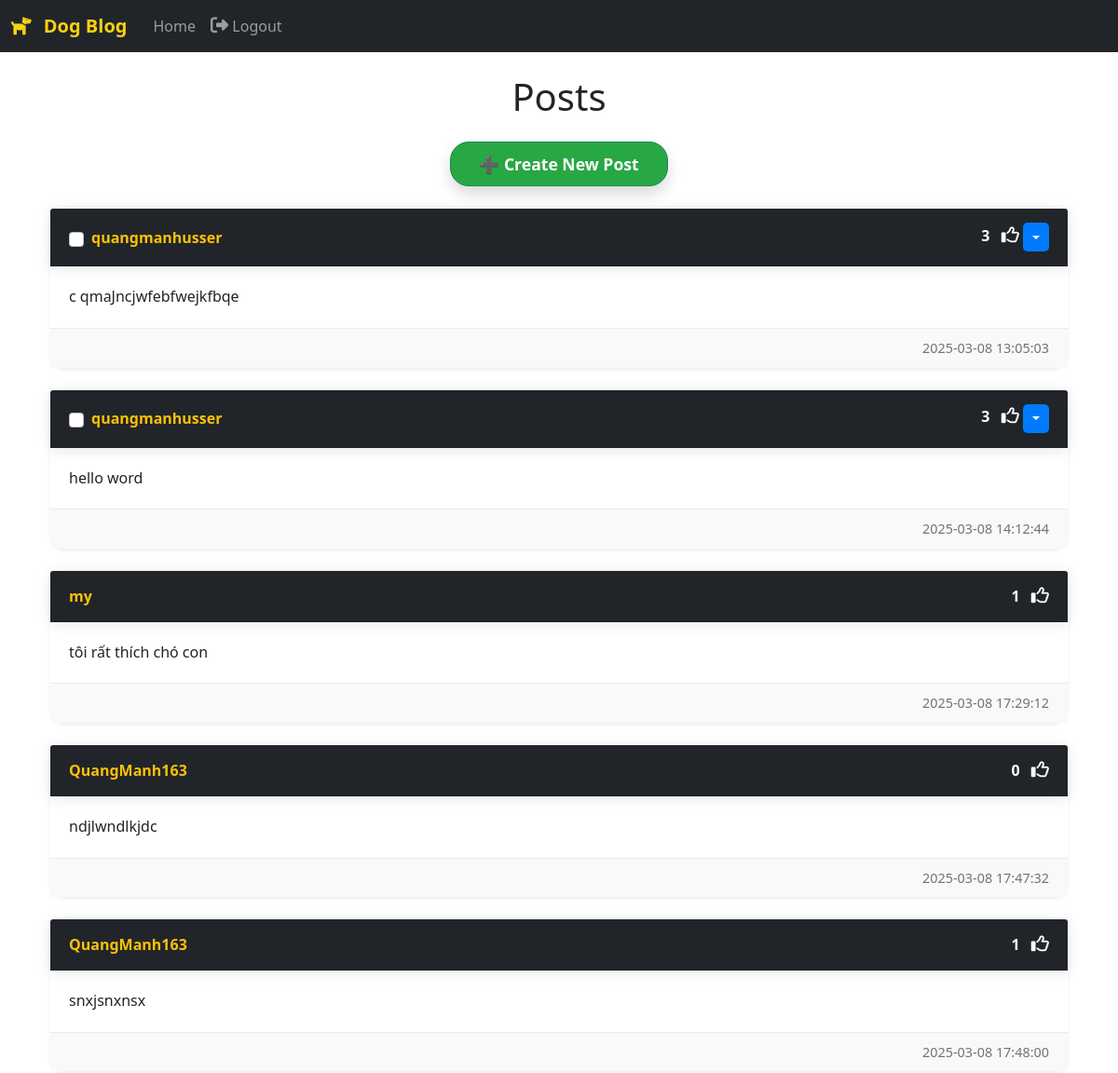
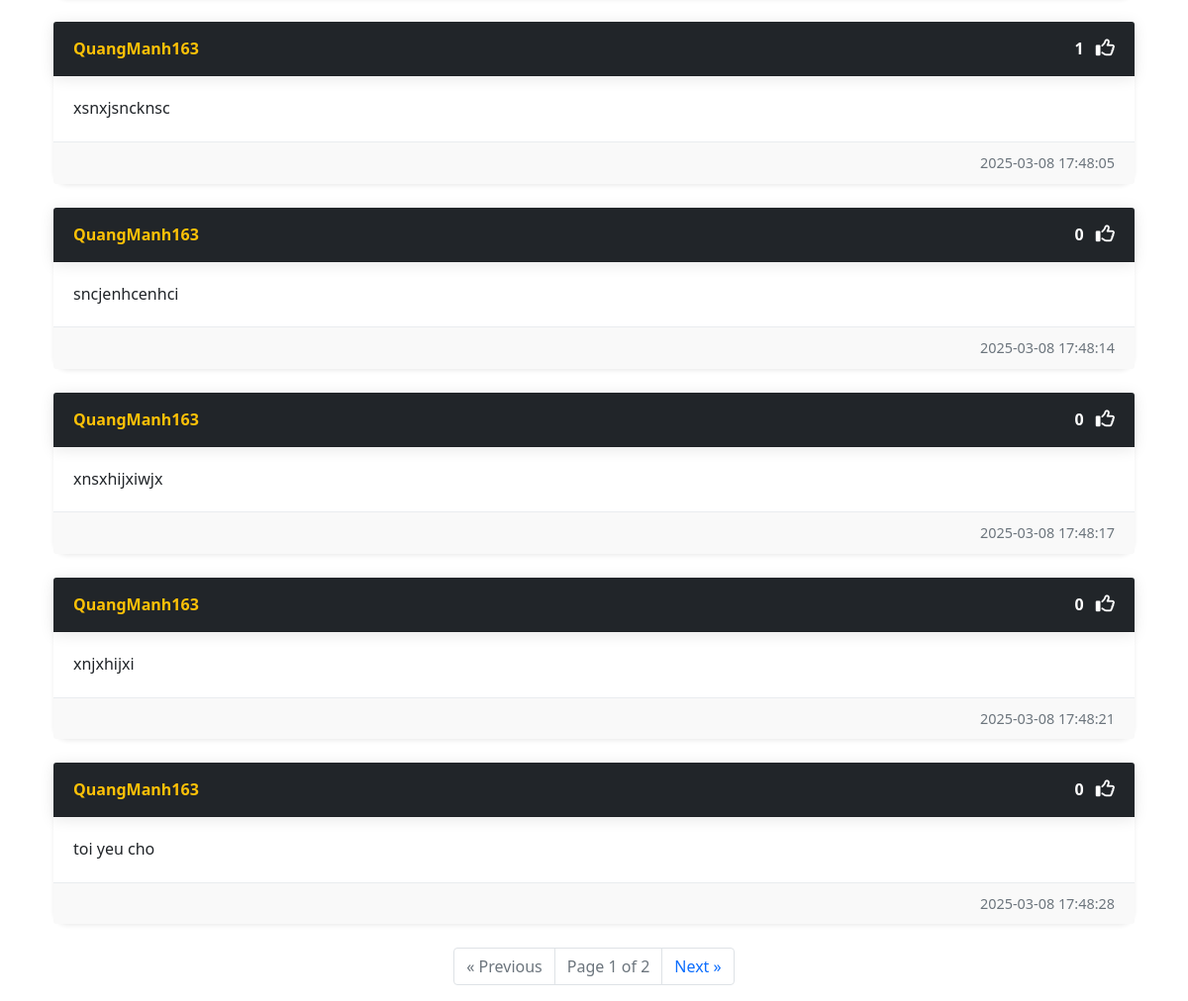
The app's page /home (signed in) with its own data (2 pictures, top to bottom).
### website/models.py (models this page shows)
class Post(db.Model):
    id = db.Column(db.Integer, primary_key=True)
    text = db.Column(db.Text, nullable=False)
    date_created = db.Column(db.DateTime(timezone=True), default=func.now())
    author = db.Column(db.Integer, db.ForeignKey(
        'user.id', ondelete="CASCADE"), nullable=False)
    comments = db.relationship('Comment', backref='post', passive_deletes=True)
    likes = db.relationship('Like', backref='post', passive_deletes=True)

class User(db.Model, UserMixin):
    id = db.Column(db.Integer, primary_key=True)
    email = db.Column(db.String(150), unique=True)
    username = db.Column(db.String(150), unique=True)
    password = db.Column(db.String(150))
    date_created = db.Column(db.DateTime(timezone=True), default=func.now())
    is_admin = db.Column(db.Boolean, default=False)  # Thêm trường này
    is_blocked = db.Column(db.Boolean, default=False)  # Thêm để block user
    posts = db.relationship('Post', backref='user', passive_deletes=True)
    comments = db.relationship('Comment', backref='user', passive_deletes=True)
    likes = db.relationship('Like', backref='user', passive_deletes=True)

### website/views.py (the view)
@views.route("/")
@views.route("/home")
def home():
    if not current_user.is_authenticated:
        return redirect(url_for('views.welcome'))  # Chuyển hướng nếu chưa đăng nhập
    page = request.args.get('page', 1, type=int)
    posts = Post.query.paginate(page=page, per_page=10)
    return render_template("home.html", user=current_user, posts=posts)

### website/__init__.py (called while the page is built)
def create_app():
    app = Flask(__name__)
    app.config['SECRET_KEY'] = "helloworld"
    app.config['SQLALCHEMY_DATABASE_URI'] = f'sqlite:///{DB_NAME}'
    db.init_app(app)
    migrate = Migrate(app, db)
    from .views import views
    from .auth import auth
    app.register_blueprint(views, url_prefix="/")
    app.register_blueprint(auth, url_prefix="/")
    from .models import User, Post, Comment, Like
    create_database(app)
    login_manager = LoginManager()
    login_manager.login_view = "auth.login"
    login_manager.init_app(app)
    @login_manager.user_loader
    def load_user(id):
        return User.query.get(int(id))
    return app

### website/templates/home.html (shortened to what this page needs)
{% extends "base.html" %}
{% block content %}
    <div class="container mt-4">
        <h1 class="text-center mb-4">Posts</h1>
        {% if user.is_authenticated %}
            <div class="text-center mb-4">
                <a href="/create-post" class="btn btn-success btn-lg shadow">➕ Create New Post</a>
            </div>
        {% endif %}
        <form id="delete-selected-form" action="{{ url_for('views.delete_selected_posts') }}" method="POST">
            <div id="posts">
                {% for post in posts.items %}
                    <div class="card shadow-sm mb-4 border-0">
                        <div class="card-header bg-dark text-white d-flex justify-content-between align-items-center">
                            <div class="d-flex align-items-center">
                                {% if user.id == post.author %}
                                    <input type="checkbox" class="form-check-input me-2 delete-checkbox" name="selected_posts" value="{{ post.id }}">
                                {% endif %}
                                <a href="/posts/{{ post.user.username }}" class="text-warning fw-bold">{{ post.user.username }}</a>
                            </div>
                            <div>
                                <span id="likes-count-{{ post.id }}" class="me-2">{{ post.likes|length }}</span>
                                {% if user.id in post.likes|map(attribute="author")|list %}
                                    <i class="fas fa-thumbs-up text-warning" id="like-button-{{ post.id }}" onclick="like({{ post.id }})"></i>
                                {% else %}
                                    <i class="far fa-thumbs-up text-white" id="like-button-{{ post.id }}" onclick="like({{ post.id }})"></i>
                                {% endif %}
                                {% if user.id == post.author %}
                                    <div class="btn-group">
                                        <button type="button" class="btn btn-sm btn-light dropdown-toggle" data-bs-toggle="dropdown"></button>
                                    </div>
                                {% endif %}
                            </div>
                        </div>
                        <div class="card-body">
                            <p class="card-text">{{ post.text }}</p>
                        </div>
                        <div class="card-footer text-muted text-end">
                            {{ post.date_created }}
                        </div>
                    </div>
                {% endfor %}
            </div>
        </form>
        <nav>
            <ul class="pagination justify-content-center">
                {% if posts.has_prev %}
                    <li class="page-item"><a href="{{ url_for('views.home', page=posts.prev_num) }}" class="page-link">&laquo; Previous</a></li>
                {% else %}
                    <li class="page-item disabled"><span class="page-link">&laquo; Previous</span></li>
                {% endif %}
                <li class="page-item disabled"><span class="page-link">Page {{ posts.page }} of {{ posts.pages }}</span></li>
                {% if posts.has_next %}
                    <li class="page-item"><a href="{{ url_for('views.home', page=posts.next_num) }}" class="page-link">Next &raquo;</a></li>
                {% else %}
                    <li class="page-item disabled"><span class="page-link">Next &raquo;</span></li>
                {% endif %}
            </ul>
        </nav>
    </div>
{% endblock %}

### website/templates/home.html (style rules this page uses)
.card { border-radius: 10px; transition: all 0.3s ease-in-out; background-color: #ffffff; box-shadow: 0px 4px 20px rgba(0, 0, 0, 0.1); }
.fas, .far { font-size: 1.2rem; cursor: pointer; transition: color 0.3s, transform 0.3s; }
.far.fa-thumbs-up.text-white { color: #888888; }
.btn-group .btn { background-color: #007bff; color: #fff; border: none; border-radius: 5px; padding: 5px 10px; transition: background-color 0.3s ease; }
a { text-decoration: none; color: inherit; }
.btn-success { background-color: #28a745; border-radius: 20px; padding: 10px 30px; font-size: 1.1rem; font-weight: bold; }
.card-body { padding: 20px; }
.card-footer { font-size: 0.9rem; color: #888; padding: 10px 20px; background-color: #e9d9d9; }
.card { border-radius: 15px; transition: all 0.3s ease-in-out; background-color: #fff; box-shadow: 0px 4px 30px rgba(0, 0, 0, 0.1); margin-bottom: 20px; }
.card-header { background-color: #343a40; color: #fff; padding: 15px 20px; border-radius: 30x 15px 0 0; box-shadow: 0px 2px 15px rgba(0, 0, 0, 0.1); font-weight: bold; display: flex; justify-content: space-between; align-items: center; }
.card-footer { background-color: #f9f9f9; padding: 10px 20px; border-radius: 10px; color: #888; font-size: 0.9rem; border-top: 1px solid #e9ecef; text-align: right; border-radius: 0 0 15px 15px; }
.card-body { padding: 20px; line-height: 1.6; border-radius: 0 0 15px 15px; }

### records on screen
Post: user.username "quangmanhusser", likes|length "3", text "c qmaJncjwfebfwejkfbqe", date_created "2025-03-08 13:05:03"
Post: user.username "quangmanhusser", likes|length "3", text "hello word", date_created "2025-03-08 14:12:44"
Post: user.username "my", likes|length "1", text "tôi rất thích chó con", date_created "2025-03-08 17:29:12"
Post: user.username "QuangManh163", likes|length "0", text "ndjlwndlkjdc", date_created "2025-03-08 17:47:32"
Post: user.username "QuangManh163", likes|length "1", text "snxjsnxnsx", date_created "2025-03-08 17:48:00"
Post: user.username "QuangManh163", likes|length "1", text "xsnxjsncknsc", date_created "2025-03-08 17:48:05"
Post: user.username "QuangManh163", likes|length "0", text "sncjenhcenhci", date_created "2025-03-08 17:48:14"
Post: user.username "QuangManh163", likes|length "0", text "xnsxhijxiwjx", date_created "2025-03-08 17:48:17"
Post: user.username "QuangManh163", likes|length "0", text "xnjxhijxi", date_created "2025-03-08 17:48:21"
Post: user.username "QuangManh163", likes|length "0", text "toi yeu cho", date_created "2025-03-08 17:48:28"

### other values on screen
{{ posts.page }} "1"
{{ posts.pages }} "2"
